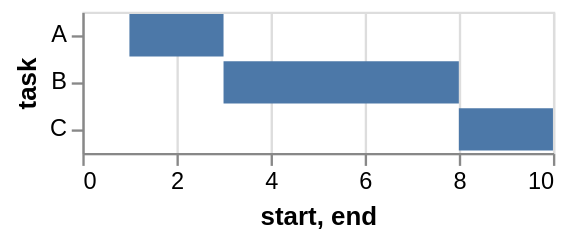

Describe this chart as a Vega-Lite specification.
### Vega specification from a JSON file in a GitHub repository (floating-point values rounded to 4 significant figures)
{"$schema": "https://vega.github.io/schema/vega/v5.json", "description": "A simple bar chart with ranged data (aka Gantt Chart).", "background": "white", "padding": 5, "width": 200, "style": "cell", "data": [{"name": "source_0", "values": [{"task": "A", "start": 1, "end": 3}, {"task": "B", "start": 3, "end": 8}, {"task": "C", "start": 8, "end": 10}]}, {"name": "data_0", "source": "source_0", "transform": [{"type": "filter", "expr": "isValid(datum[\"start\"]) && isFinite(+datum[\"start\"])"}]}], "signals": [{"name": "y_step", "value": 20}, {"name": "height", "update": "bandspace(domain('y').length, 0.1, 0.05) * y_step"}], "marks": [{"name": "marks", "type": "rect", "style": ["bar"], "from": {"data": "data_0"}, "encode": {"update": {"fill": {"value": "#4c78a8"}, "x": {"scale": "x", "field": "start"}, "x2": {"scale": "x", "field": "end"}, "y": {"scale": "y", "field": "task"}, "height": {"scale": "y", "band": true}}}}], "scales": [{"name": "x", "type": "linear", "domain": {"data": "data_0", "fields": ["start", "end"]}, "range": [0, {"signal": "width"}], "nice": true, "zero": true}, {"name": "y", "type": "band", "domain": {"data": "data_0", "field": "task", "sort": true}, "range": {"step": {"signal": "y_step"}}, "paddingInner": 0.1, "paddingOuter": 0.05}], "axes": [{"scale": "x", "orient": "bottom", "grid": true, "tickCount": {"signal": "ceil(width/40)"}, "domain": false, "labels": false, "maxExtent": 0, "minExtent": 0, "ticks": false, "zindex": 0}, {"scale": "x", "orient": "bottom", "grid": false, "title": "start, end", "labelFlush": true, "labelOverlap": true, "tickCount": {"signal": "ceil(width/40)"}, "zindex": 0}, {"scale": "y", "orient": "left", "grid": false, "title": "task", "labelOverlap": true, "zindex": 0}]}
